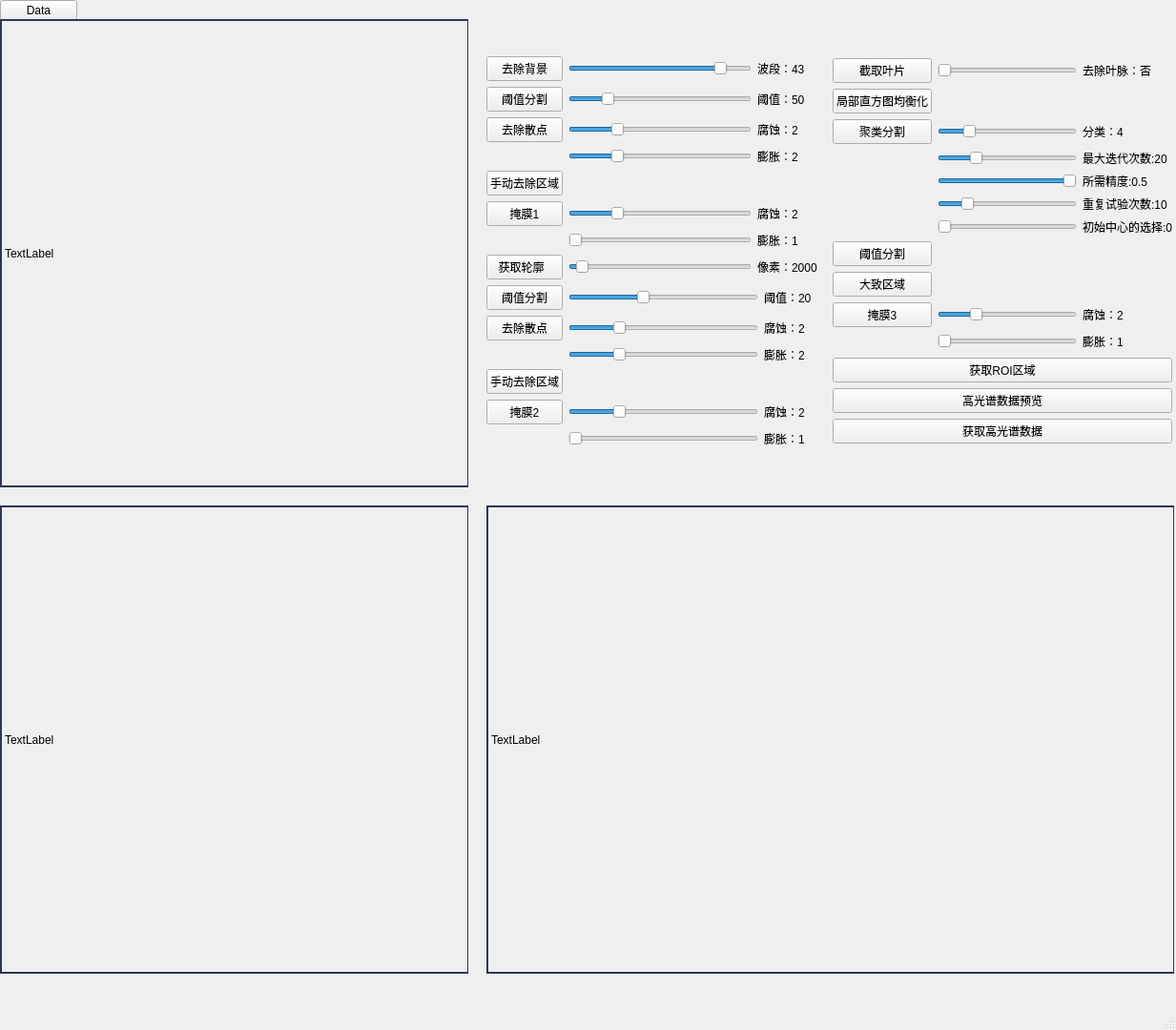
<?xml version="1.0" encoding="UTF-8"?>
<ui version="4.0">
 <class>MainWindow</class>
 <widget class="QMainWindow" name="MainWindow">
  <property name="geometry">
   <rect>
    <x>0</x>
    <y>0</y>
    <width>1233</width>
    <height>1080</height>
   </rect>
  </property>
  <property name="windowTitle">
   <string>MainWindow</string>
  </property>
  <widget class="QWidget" name="centralwidget">
   <widget class="QPushButton" name="pushButton_13">
    <property name="geometry">
     <rect>
      <x>0</x>
      <y>0</y>
      <width>81</width>
      <height>21</height>
     </rect>
    </property>
    <property name="text">
     <string>Data</string>
    </property>
   </widget>
   <widget class="QWidget" name="horizontalWidget" native="true">
    <property name="geometry">
     <rect>
      <x>0</x>
      <y>20</y>
      <width>491</width>
      <height>491</height>
     </rect>
    </property>
    <property name="styleSheet">
     <string notr="true">border: 1px solid rgb(41, 57, 85)</string>
    </property>
    <layout class="QHBoxLayout" name="horizontalLayout">
     <property name="leftMargin">
      <number>1</number>
     </property>
     <property name="topMargin">
      <number>1</number>
     </property>
     <property name="bottomMargin">
      <number>1</number>
     </property>
     <item>
      <widget class="QLabel" name="label">
       <property name="text">
        <string>TextLabel</string>
       </property>
      </widget>
     </item>
    </layout>
   </widget>
   <widget class="QWidget" name="horizontalWidget_2" native="true">
    <property name="geometry">
     <rect>
      <x>0</x>
      <y>530</y>
      <width>491</width>
      <height>491</height>
     </rect>
    </property>
    <property name="styleSheet">
     <string notr="true">border: 1px solid rgb(41, 57, 85)</string>
    </property>
    <layout class="QHBoxLayout" name="horizontalLayout_2">
     <property name="leftMargin">
      <number>1</number>
     </property>
     <property name="topMargin">
      <number>1</number>
     </property>
     <property name="bottomMargin">
      <number>1</number>
     </property>
     <item>
      <widget class="QLabel" name="label_2">
       <property name="text">
        <string>TextLabel</string>
       </property>
      </widget>
     </item>
    </layout>
   </widget>
   <widget class="QWidget" name="horizontalWidget_3" native="true">
    <property name="geometry">
     <rect>
      <x>510</x>
      <y>530</y>
      <width>721</width>
      <height>491</height>
     </rect>
    </property>
    <property name="styleSheet">
     <string notr="true">border: 1px solid rgb(41, 57, 85)</string>
    </property>
    <layout class="QHBoxLayout" name="horizontalLayout_3">
     <property name="leftMargin">
      <number>1</number>
     </property>
     <property name="topMargin">
      <number>1</number>
     </property>
     <property name="bottomMargin">
      <number>1</number>
     </property>
     <item>
      <widget class="QLabel" name="label_17">
       <property name="text">
        <string>TextLabel</string>
       </property>
      </widget>
     </item>
    </layout>
   </widget>
   <widget class="QWidget" name="layoutWidget">
    <property name="geometry">
     <rect>
      <x>510</x>
      <y>20</y>
      <width>719</width>
      <height>489</height>
     </rect>
    </property>
    <layout class="QGridLayout" name="gridLayout_3">
     <item row="0" column="2">
      <layout class="QGridLayout" name="gridLayout_5">
       <item row="0" column="0">
        <layout class="QGridLayout" name="gridLayout_6">
         <item row="3" column="2">
          <widget class="QSlider" name="horizontalSlider_4">
           <property name="minimum">
            <number>1</number>
           </property>
           <property name="maximum">
            <number>5</number>
           </property>
           <property name="pageStep">
            <number>1</number>
           </property>
           <property name="value">
            <number>2</number>
           </property>
           <property name="sliderPosition">
            <number>2</number>
           </property>
           <property name="orientation">
            <enum>Qt::Horizontal</enum>
           </property>
          </widget>
         </item>
         <item row="0" column="2">
          <widget class="QSlider" name="horizontalSlider">
           <property name="minimum">
            <number>1</number>
           </property>
           <property name="maximum">
            <number>50</number>
           </property>
           <property name="pageStep">
            <number>1</number>
           </property>
           <property name="value">
            <number>43</number>
           </property>
           <property name="sliderPosition">
            <number>43</number>
           </property>
           <property name="orientation">
            <enum>Qt::Horizontal</enum>
           </property>
          </widget>
         </item>
         <item row="2" column="3">
          <widget class="QLabel" name="label_8">
           <property name="text">
            <string>腐蚀：2     </string>
           </property>
          </widget>
         </item>
         <item row="5" column="3">
          <widget class="QLabel" name="label_12">
           <property name="text">
            <string>腐蚀：2     </string>
           </property>
          </widget>
         </item>
         <item row="6" column="2">
          <widget class="QSlider" name="horizontalSlider_6">
           <property name="minimum">
            <number>1</number>
           </property>
           <property name="maximum">
            <number>5</number>
           </property>
           <property name="pageStep">
            <number>1</number>
           </property>
           <property name="value">
            <number>1</number>
           </property>
           <property name="sliderPosition">
            <number>1</number>
           </property>
           <property name="orientation">
            <enum>Qt::Horizontal</enum>
           </property>
          </widget>
         </item>
         <item row="0" column="3">
          <widget class="QLabel" name="label_4">
           <property name="text">
            <string>波段：43    </string>
           </property>
          </widget>
         </item>
         <item row="2" column="1">
          <widget class="QPushButton" name="pushButton_3">
           <property name="text">
            <string>  去除散点  </string>
           </property>
          </widget>
         </item>
         <item row="1" column="2">
          <widget class="QSlider" name="horizontalSlider_2">
           <property name="minimum">
            <number>1</number>
           </property>
           <property name="maximum">
            <number>255</number>
           </property>
           <property name="pageStep">
            <number>1</number>
           </property>
           <property name="value">
            <number>50</number>
           </property>
           <property name="orientation">
            <enum>Qt::Horizontal</enum>
           </property>
          </widget>
         </item>
         <item row="2" column="2">
          <widget class="QSlider" name="horizontalSlider_3">
           <property name="minimum">
            <number>1</number>
           </property>
           <property name="maximum">
            <number>5</number>
           </property>
           <property name="pageStep">
            <number>1</number>
           </property>
           <property name="value">
            <number>2</number>
           </property>
           <property name="orientation">
            <enum>Qt::Horizontal</enum>
           </property>
          </widget>
         </item>
         <item row="1" column="3">
          <widget class="QLabel" name="label_6">
           <property name="text">
            <string>阈值：50    </string>
           </property>
          </widget>
         </item>
         <item row="3" column="3">
          <widget class="QLabel" name="label_10">
           <property name="text">
            <string>膨胀：2     </string>
           </property>
          </widget>
         </item>
         <item row="5" column="1">
          <widget class="QPushButton" name="pushButton_5">
           <property name="text">
            <string>掩膜1</string>
           </property>
          </widget>
         </item>
         <item row="5" column="2">
          <widget class="QSlider" name="horizontalSlider_5">
           <property name="minimum">
            <number>1</number>
           </property>
           <property name="maximum">
            <number>5</number>
           </property>
           <property name="pageStep">
            <number>1</number>
           </property>
           <property name="value">
            <number>2</number>
           </property>
           <property name="orientation">
            <enum>Qt::Horizontal</enum>
           </property>
          </widget>
         </item>
         <item row="0" column="1">
          <widget class="QPushButton" name="pushButton">
           <property name="text">
            <string>  去除背景  </string>
           </property>
          </widget>
         </item>
         <item row="4" column="1">
          <widget class="QPushButton" name="pushButton_4">
           <property name="text">
            <string>手动去除区域</string>
           </property>
          </widget>
         </item>
         <item row="1" column="1">
          <widget class="QPushButton" name="pushButton_2">
           <property name="text">
            <string>  阈值分割  </string>
           </property>
          </widget>
         </item>
         <item row="6" column="3">
          <widget class="QLabel" name="label_14">
           <property name="text">
            <string>膨胀：1     </string>
           </property>
          </widget>
         </item>
         <item row="7" column="2">
          <widget class="QSlider" name="horizontalSlider_19">
           <property name="minimum">
            <number>0</number>
           </property>
           <property name="maximum">
            <number>50000</number>
           </property>
           <property name="value">
            <number>2000</number>
           </property>
           <property name="orientation">
            <enum>Qt::Horizontal</enum>
           </property>
          </widget>
         </item>
         <item row="7" column="1">
          <widget class="QPushButton" name="pushButton_20">
           <property name="text">
            <string> 获取轮廓   </string>
           </property>
          </widget>
         </item>
         <item row="7" column="3">
          <widget class="QLabel" name="label_3">
           <property name="text">
            <string>像素：2000   </string>
           </property>
          </widget>
         </item>
        </layout>
       </item>
       <item row="1" column="0">
        <layout class="QGridLayout" name="gridLayout_7">
         <item row="2" column="3">
          <widget class="QLabel" name="label_11">
           <property name="text">
            <string>膨胀：2     </string>
           </property>
          </widget>
         </item>
         <item row="5" column="3">
          <widget class="QLabel" name="label_15">
           <property name="text">
            <string>膨胀：1     </string>
           </property>
          </widget>
         </item>
         <item row="4" column="1">
          <widget class="QPushButton" name="pushButton_9">
           <property name="text">
            <string>掩膜2</string>
           </property>
          </widget>
         </item>
         <item row="0" column="1">
          <widget class="QPushButton" name="pushButton_11">
           <property name="text">
            <string>  阈值分割  </string>
           </property>
          </widget>
         </item>
         <item row="4" column="3">
          <widget class="QLabel" name="label_13">
           <property name="text">
            <string>腐蚀：2     </string>
           </property>
          </widget>
         </item>
         <item row="5" column="2">
          <widget class="QSlider" name="horizontalSlider_9">
           <property name="minimum">
            <number>1</number>
           </property>
           <property name="maximum">
            <number>5</number>
           </property>
           <property name="pageStep">
            <number>1</number>
           </property>
           <property name="value">
            <number>1</number>
           </property>
           <property name="sliderPosition">
            <number>1</number>
           </property>
           <property name="orientation">
            <enum>Qt::Horizontal</enum>
           </property>
          </widget>
         </item>
         <item row="1" column="1">
          <widget class="QPushButton" name="pushButton_10">
           <property name="text">
            <string>  去除散点  </string>
           </property>
          </widget>
         </item>
         <item row="2" column="2">
          <widget class="QSlider" name="horizontalSlider_7">
           <property name="minimum">
            <number>1</number>
           </property>
           <property name="maximum">
            <number>5</number>
           </property>
           <property name="pageStep">
            <number>1</number>
           </property>
           <property name="value">
            <number>2</number>
           </property>
           <property name="sliderPosition">
            <number>2</number>
           </property>
           <property name="orientation">
            <enum>Qt::Horizontal</enum>
           </property>
          </widget>
         </item>
         <item row="0" column="3">
          <widget class="QLabel" name="label_7">
           <property name="text">
            <string>阈值：20     </string>
           </property>
          </widget>
         </item>
         <item row="0" column="2">
          <widget class="QSlider" name="horizontalSlider_11">
           <property name="minimum">
            <number>1</number>
           </property>
           <property name="maximum">
            <number>50</number>
           </property>
           <property name="pageStep">
            <number>1</number>
           </property>
           <property name="value">
            <number>20</number>
           </property>
           <property name="orientation">
            <enum>Qt::Horizontal</enum>
           </property>
          </widget>
         </item>
         <item row="3" column="1">
          <widget class="QPushButton" name="pushButton_6">
           <property name="text">
            <string>手动去除区域</string>
           </property>
          </widget>
         </item>
         <item row="1" column="3">
          <widget class="QLabel" name="label_9">
           <property name="text">
            <string>腐蚀：2     </string>
           </property>
          </widget>
         </item>
         <item row="4" column="2">
          <widget class="QSlider" name="horizontalSlider_10">
           <property name="minimum">
            <number>1</number>
           </property>
           <property name="maximum">
            <number>5</number>
           </property>
           <property name="pageStep">
            <number>1</number>
           </property>
           <property name="value">
            <number>2</number>
           </property>
           <property name="orientation">
            <enum>Qt::Horizontal</enum>
           </property>
          </widget>
         </item>
         <item row="1" column="2">
          <widget class="QSlider" name="horizontalSlider_12">
           <property name="minimum">
            <number>1</number>
           </property>
           <property name="maximum">
            <number>5</number>
           </property>
           <property name="pageStep">
            <number>1</number>
           </property>
           <property name="value">
            <number>2</number>
           </property>
           <property name="orientation">
            <enum>Qt::Horizontal</enum>
           </property>
          </widget>
         </item>
        </layout>
       </item>
      </layout>
     </item>
     <item row="0" column="3">
      <layout class="QGridLayout" name="gridLayout_4">
       <item row="0" column="0">
        <layout class="QGridLayout" name="gridLayout">
         <item row="4" column="1">
          <widget class="QSlider" name="horizontalSlider_14">
           <property name="maximum">
            <number>1</number>
           </property>
           <property name="pageStep">
            <number>1</number>
           </property>
           <property name="value">
            <number>1</number>
           </property>
           <property name="orientation">
            <enum>Qt::Horizontal</enum>
           </property>
          </widget>
         </item>
         <item row="5" column="2">
          <widget class="QLabel" name="label_19">
           <property name="text">
            <string>重复试验次数:10</string>
           </property>
          </widget>
         </item>
         <item row="9" column="2">
          <widget class="QLabel" name="label_21">
           <property name="text">
            <string>腐蚀：2     </string>
           </property>
          </widget>
         </item>
         <item row="3" column="2">
          <widget class="QLabel" name="label_16">
           <property name="text">
            <string>最大迭代次数:20</string>
           </property>
          </widget>
         </item>
         <item row="4" column="2">
          <widget class="QLabel" name="label_18">
           <property name="text">
            <string>所需精度:0.5</string>
           </property>
          </widget>
         </item>
         <item row="9" column="1">
          <widget class="QSlider" name="horizontalSlider_17">
           <property name="minimum">
            <number>1</number>
           </property>
           <property name="maximum">
            <number>5</number>
           </property>
           <property name="pageStep">
            <number>1</number>
           </property>
           <property name="value">
            <number>2</number>
           </property>
           <property name="orientation">
            <enum>Qt::Horizontal</enum>
           </property>
          </widget>
         </item>
         <item row="2" column="1">
          <widget class="QSlider" name="horizontalSlider_8">
           <property name="minimum">
            <number>3</number>
           </property>
           <property name="maximum">
            <number>8</number>
           </property>
           <property name="singleStep">
            <number>1</number>
           </property>
           <property name="pageStep">
            <number>1</number>
           </property>
           <property name="value">
            <number>4</number>
           </property>
           <property name="orientation">
            <enum>Qt::Horizontal</enum>
           </property>
          </widget>
         </item>
         <item row="7" column="0">
          <widget class="QPushButton" name="pushButton_16">
           <property name="text">
            <string>阈值分割</string>
           </property>
          </widget>
         </item>
         <item row="6" column="2">
          <widget class="QLabel" name="label_20">
           <property name="text">
            <string>初始中心的选择:0</string>
           </property>
          </widget>
         </item>
         <item row="0" column="2">
          <widget class="QLabel" name="label_24">
           <property name="text">
            <string>去除叶脉：否</string>
           </property>
          </widget>
         </item>
         <item row="2" column="0">
          <widget class="QPushButton" name="pushButton_15">
           <property name="text">
            <string>聚类分割</string>
           </property>
          </widget>
         </item>
         <item row="3" column="1">
          <widget class="QSlider" name="horizontalSlider_13">
           <property name="minimum">
            <number>10</number>
           </property>
           <property name="maximum">
            <number>50</number>
           </property>
           <property name="value">
            <number>20</number>
           </property>
           <property name="orientation">
            <enum>Qt::Horizontal</enum>
           </property>
          </widget>
         </item>
         <item row="0" column="0">
          <widget class="QPushButton" name="pushButton_12">
           <property name="text">
            <string>截取叶片</string>
           </property>
          </widget>
         </item>
         <item row="8" column="0">
          <widget class="QPushButton" name="pushButton_21">
           <property name="text">
            <string>大致区域</string>
           </property>
          </widget>
         </item>
         <item row="1" column="0">
          <widget class="QPushButton" name="pushButton_14">
           <property name="text">
            <string>局部直方图均衡化</string>
           </property>
          </widget>
         </item>
         <item row="2" column="2">
          <widget class="QLabel" name="label_5">
           <property name="text">
            <string>分类：4</string>
           </property>
          </widget>
         </item>
         <item row="0" column="1">
          <widget class="QSlider" name="horizontalSlider_21">
           <property name="maximum">
            <number>1</number>
           </property>
           <property name="pageStep">
            <number>1</number>
           </property>
           <property name="orientation">
            <enum>Qt::Horizontal</enum>
           </property>
          </widget>
         </item>
         <item row="6" column="1">
          <widget class="QSlider" name="horizontalSlider_16">
           <property name="maximum">
            <number>1</number>
           </property>
           <property name="pageStep">
            <number>1</number>
           </property>
           <property name="orientation">
            <enum>Qt::Horizontal</enum>
           </property>
          </widget>
         </item>
         <item row="5" column="1">
          <widget class="QSlider" name="horizontalSlider_15">
           <property name="minimum">
            <number>1</number>
           </property>
           <property name="maximum">
            <number>50</number>
           </property>
           <property name="pageStep">
            <number>1</number>
           </property>
           <property name="value">
            <number>10</number>
           </property>
           <property name="orientation">
            <enum>Qt::Horizontal</enum>
           </property>
          </widget>
         </item>
         <item row="9" column="0">
          <widget class="QPushButton" name="pushButton_17">
           <property name="text">
            <string>掩膜3</string>
           </property>
          </widget>
         </item>
         <item row="10" column="1">
          <widget class="QSlider" name="horizontalSlider_18">
           <property name="minimum">
            <number>1</number>
           </property>
           <property name="maximum">
            <number>5</number>
           </property>
           <property name="pageStep">
            <number>1</number>
           </property>
           <property name="value">
            <number>1</number>
           </property>
           <property name="sliderPosition">
            <number>1</number>
           </property>
           <property name="orientation">
            <enum>Qt::Horizontal</enum>
           </property>
          </widget>
         </item>
         <item row="10" column="2">
          <widget class="QLabel" name="label_22">
           <property name="text">
            <string>膨胀：1     </string>
           </property>
          </widget>
         </item>
        </layout>
       </item>
       <item row="1" column="0">
        <layout class="QGridLayout" name="gridLayout_2">
         <item row="1" column="0">
          <widget class="QPushButton" name="pushButton_8">
           <property name="text">
            <string>高光谱数据预览</string>
           </property>
          </widget>
         </item>
         <item row="2" column="0">
          <widget class="QPushButton" name="pushButton_7">
           <property name="text">
            <string>获取高光谱数据</string>
           </property>
          </widget>
         </item>
         <item row="0" column="0">
          <widget class="QPushButton" name="pushButton_19">
           <property name="text">
            <string>获取ROI区域</string>
           </property>
          </widget>
         </item>
        </layout>
       </item>
      </layout>
     </item>
    </layout>
   </widget>
  </widget>
  <widget class="QMenuBar" name="menubar">
   <property name="geometry">
    <rect>
     <x>0</x>
     <y>0</y>
     <width>1233</width>
     <height>23</height>
    </rect>
   </property>
  </widget>
  <widget class="QStatusBar" name="statusbar"/>
 </widget>
 <resources/>
 <connections/>
</ui>
